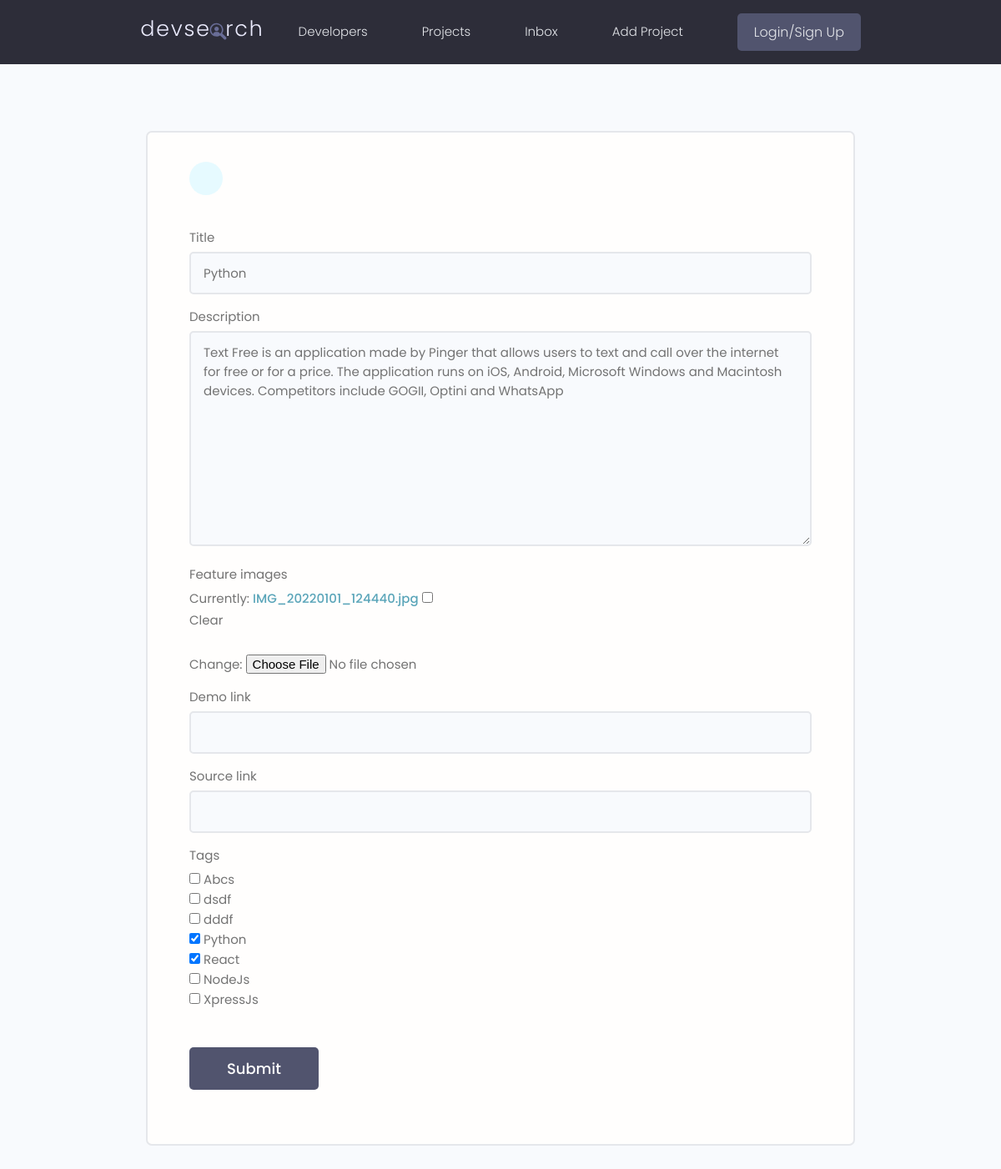
The app's page /projects/update-project/69587e53168a47209e37bade96f71117/ with its own data.
### projects/models.py (models this page shows, shortened)
class Project(models.Model):
    owner = models.ForeignKey(Profiles, null=True, blank=True, on_delete=models.SET_NULL)
    title = models.CharField(max_length=200)
    description = models.TextField(null=True, blank=True)  # blank mean form could be empty
    feature_images = models.ImageField(blank=True, null=True, default="default.jpg", )
    demo_link = models.CharField(null=True, blank=True, max_length=2000)
    source_link = models.CharField(max_length=20000, null=True, blank=True)
    tags = models.ManyToManyField('Tag', blank=True)  # str used because class bellow
    vote_total = models.IntegerField(default=0, null=True, blank=True)  # total vote on review class
    vote_ratio = models.IntegerField(default=0, null=True, blank=True)
    created = models.DateTimeField(auto_now_add=True)  # automatice created
    id = models.UUIDField(default=uuid.uuid4, unique=True, primary_key=True, editable=False)  # uuid4 encoding type

### projects/views.py (the view)
# urls.py: path('update-project/<str:pk>/', views.UpdateProject, name= 'update-project'),
def UpdateProject(request, pk):
    project = Project.objects.get(id=pk)
    form = ProjectForm(instance=project)
    if request.method == 'POST':
        form = ProjectForm(request.POST,request.FILES, instance=project)
        if form.is_valid():
            form.save()
            return redirect('projects')
    context = {'form': form}
    return render(request, 'projects/project_form.html', context)

### projects/forms.py
class ProjectForm(ModelForm):
    class Meta:
        model = Project
        fields = ['title', 'description','feature_images', 'demo_link','source_link', 'tags']
        widgets = {''
                   'tags' : forms.CheckboxSelectMultiple()
                   }
    def __init__(self, *args, **kwargs):
        super(ProjectForm, self).__init__(*args,**kwargs)
        for name, field in self.fields.items():
            field.widget.attrs.update({'class': 'input'})

### projects/models.py (called while the page is built)
    def __str__(self):
        return self.name

### projects/templates/projects/project_form.html (shortened to what this page needs)
<!DOCTYPE html>
<html lang="en">
<head>
</head>
<body>
    {%  extends 'main.html' %}
    {%  block content %}
    <main class="formPage my-xl">
        <div class="content-box">
            <div class="formWrapper">
                <a class="backButton" href="#"></a>
                <br>
                <form class="form" action="" method="POST" enctype="multipart/form-data">
                    {%  for field in form %}
                    <div class="form__field">
                        <label for="formInput#text">{{ field.label }}</label>
                        {{ field }}
                    </div>
                    {%  endfor %}
                    <input class="btn btn--sub btn--lg  my-md" type="submit" value="Submit" />
                </form>
            </div>
        </div>
    </main>
    {%  endblock %}

### static/styles/app.css (style rules this page uses)
:root { --color-sub: #2d2d39; }
.btn--sub { background-color: var(--color-sub-light); }
.content-box { width: 95%; max-width: 85rem; margin: 0 auto; }
.backButton { background: var(--color-main-light); color: var(--color-main); width: 4rem; height: 4rem; display: flex; align-items: center; justify-content: center; border-radius: 50%; }
.formPage .formWrapper { list-style: none; background: var(--color-white); padding: 3.5rem 5rem; border: 2px solid var(--color-light); border-radius: 0.7rem; }

### static/uikit/styles/modules/_variables.css (style rules this page uses)
:root { --color-main: #5aa5b9; --color-main-light: #e6faff; --color-sub: #3f4156; --color-sub-light: #51546e; --color-sub-lighter: #ededfd; --color-text: #737373; --color-gray: #8b8b8b; --color-light: #e5e7eb; --color-light-gray: #767676; --color-bg: #f8fafd; --color-white: #fffefd; --color-white-light: #f3f3f3; --color-success: #359e64; --color-success-bg: #def8e8; --color-error: #fc4b0b; --color-error-bg: #fff2ee; --font-base: 'Poppins', arial, helvetica, 'Segoe UI', roboto, ubuntu, sans-serif; --font-monospace: 'Fira Code', 'Courier New', courier, monospace; --font-regular: 300; --font-medium: 500; --font-bold: 700; --generic-shadow: 1px 1px 5px #00000010; --generic-transition: all 0.3s ease-in-out; }

### static/uikit/styles/modules/_base.css (style rules this page uses)
* { margin: 0; padding: 0; box-sizing: border-box; text-rendering: optimizeLegibility; color: inherit; font-size: inherit; }
html { font-size: 50%; }
@media only screen and (min-width: 480px) { html { font-size: 56.25%; } }
@media only screen and (min-width: 1200px) { html { font-size: 62.5%; } }
body { line-height: 1.6; font-weight: 400; font-size: 1.5rem; color: var(--color-text); background-color: var(--color-bg); min-height: 100vh; }

### static/uikit/styles/modules/_typography.css (style rules this page uses)
* { font-family: var(--font-base); }
a { padding-bottom: 2px; text-decoration: none; display: inline-block; color: var(--color-main); font-weight: var(--font-medium); }

### static/uikit/styles/modules/_utilities.css (style rules this page uses)
.my-md { margin: 3rem auto; }
.my-xl { margin: 8rem auto; }

### static/uikit/styles/modules/_button.css (style rules this page uses)
.btn { display: inline-block; position: relative; cursor: pointer; background-color: var(--color-light); font-weight: var(--font-medium); color: var(--color-sub); text-decoration: none; padding: 1rem 2rem; border-radius: 0.5rem; border: none; width: -webkit-fit-content; width: -moz-fit-content; width: fit-content; height: -webkit-fit-content; height: -moz-fit-content; height: fit-content; font-size: 1.6rem; outline-width: 0; outline-color: transparent; -webkit-backface-visibility: hidden; backface-visibility: hidden; transition: all 0.3s ease-in-out; }
.btn--sub { background-color: var(--color-sub); color: var(--color-white); }
.btn--lg { font-size: 1.8rem; padding: 1.2rem 4.5rem; }

### static/uikit/styles/modules/_form.css (style rules this page uses)
.form { display: block; }
.form__field { margin-top: 1.5rem; margin-bottom: 1.5rem; }
.form__label, .form__field > label { display: block; margin-bottom: 0.5rem; color: var(--color-text); }
input.input[type='text'], input.input[type='email'], input.input[type='password'], input.input[type='number'], textarea.input { min-width: 24rem; width: 100%; padding: 1.2rem 1.5rem; border-radius: 0.5rem; border: 2px solid var(--color-light); transition: all 0.3s ease-in-out; background-color: var(--color-bg); }

### records on screen
Project: form "Python" "Text Free is an application made by Pinger that allows users to text and call over the internet for free or for a price. The application runs on iOS, Android, Microsoft Windows and Macintosh devices. Competitors include GOGII, Optini and WhatsApp"

### other values on screen
{{ field.label }} "Title" "Description" "Feature images" "Demo link" "Source link" "Tags"
